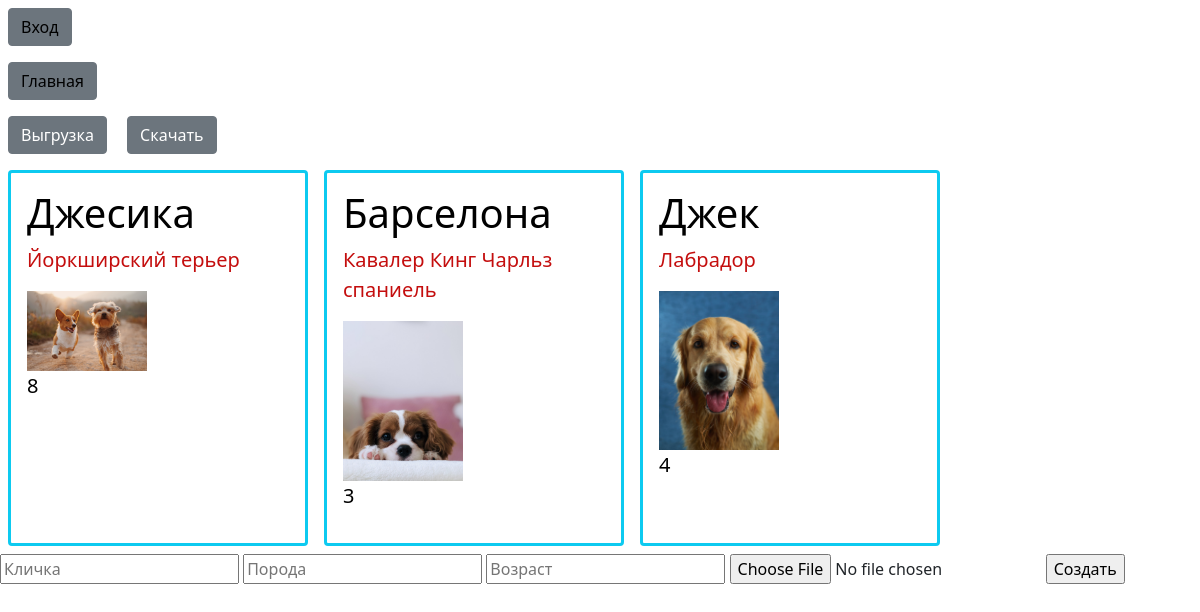
Page /guests on the earlier database version.
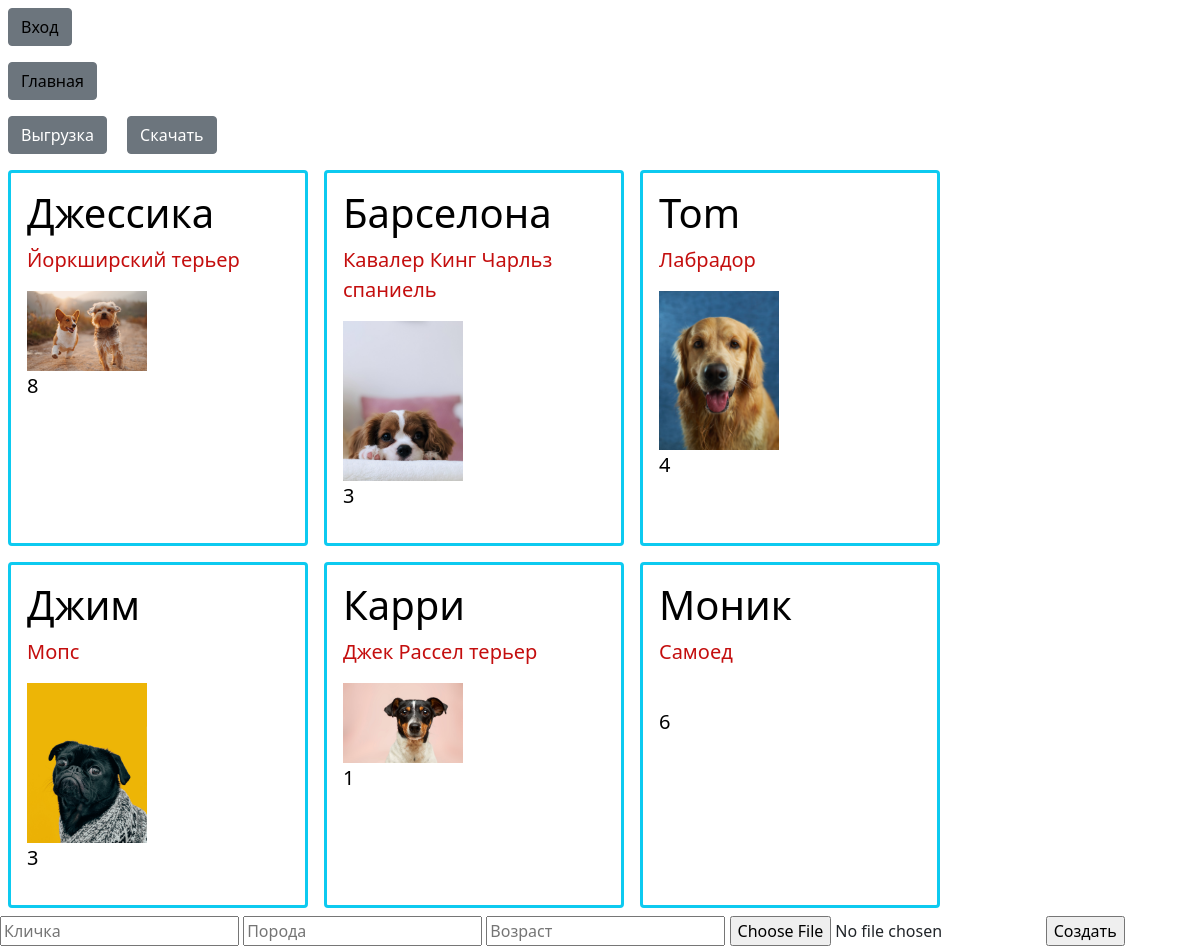
Same page on the later database version.
### app1/models.py (models this page shows, shortened)
class Posts(models.Model):
    name = models.CharField(max_length=100)
    breed = models.TextField()
    age = models.IntegerField()
    image = models.CharField(max_length=200, default='')

### app1/views.py (the view)
# urls.py: path('guests', views.guests),
def guests(request):
    guests = Posts.objects.all()
    return render(request, 'guests.html', {'guests': guests})

### app1/templates/guests.html (shortened to what this page needs)
{% extends "base.html" %}
{% load static %}
{% block content %}
        <div>
            <a class="btn btn-secondary m-2" style="color: black;" style="color: black;" href="/">
                Главная
            </a>
        <div>
            <a class="btn btn-secondary m-2" href="/export">
                Выгрузка
            </a>
            <a class="btn btn-secondary m-2" href="/download">
                Скачать
            </a>
        </div>
        </div>
        <div class="d-flex flex-wrap" >
        {% for dog in guests %}
            <div class="border border-3 border-info w-25 m-2 p-3 rounded">
                <a style="text-decoration: none;" href="dog/{{dog.id}}">
                <h3 style="color: black;" class="fs-1">{{dog.name}}</h3>
                <p style="color: rgb(196, 14, 14);" class="fs-5">{{dog.breed}}</p>
                <img style="width: 10vw;  " src="/static/images/{{dog.image}}" alt=""/>
                <p style="color: black;" class="fs-5">{{dog.age}}</p>
                </a>
            </div>
        {% endfor %}
        </div>
        <div>
            <form action="newguest" method="POST" enctype="multipart/form-data">
                <input type="text" placeholder="Кличка" name="name"/>
                <input type="text" placeholder="Порода" name="breed"/>
                <input type="int" placeholder="Возраст" name="age"/>
                <input type="file" name="file"/>
                <input type="submit" value="Создать"/>
            </form>
        </div>
{% endblock %}

### app1/templates/base.html (shortened to what this page needs)
<!doctype html>
<html lang="ru">
    <head>
        {% load static %}
        <link rel="stylesheet" href="{% static 'css/style.css' %}" />
        <link href="https://cdn.jsdelivr.net/npm/bootstrap@5.0.2/dist/css/bootstrap.min.css" rel="stylesheet">
    </head>
    <body>
        <div class="">
            <a class="btn btn-secondary m-2" style="color: black;" href="/login">
                Вход
            </a>
        </div>
        {% block content %}
        {% endblock %}
    </body>
</html>

Differences in the rows shown:
removed Posts: name "Джек", breed "Лабрадор", image (picture), age "4"
changed Posts "Йоркширский терьер": name "Джесика" → "Джеcсика"
added Posts: name "Tom", breed "Лабрадор", image (picture), age "4"
added Posts: name "Джим", breed "Мопс", image (picture), age "3"
added Posts: name "Карри", breed "Джек Рассел терьер", image (picture), age "1"
added Posts: name "Моник", breed "Самоед", age "6"
